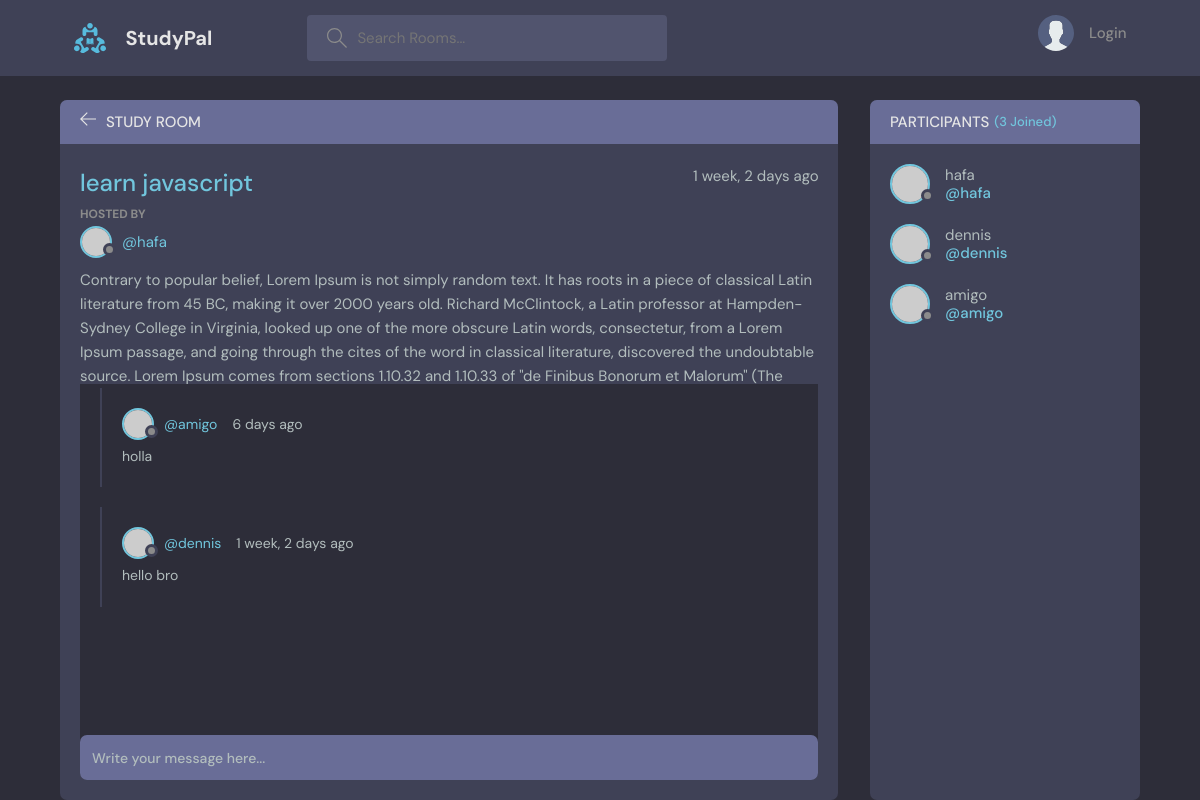
The page /room/1/ on the database its author committed.
### base/models.py (models this page shows, shortened)
class Room(models.Model):
    host = models.ForeignKey(User, on_delete=models.SET_NULL, null=True)
    topic = models.ForeignKey(Topic, on_delete=models.SET_NULL, null=True)
    name = models.CharField(max_length=100)
    description = models.TextField(null=True, blank=True)
    participants = models.ManyToManyField(
        User, related_name='participants', blank=True)
    updatedAt = models.DateTimeField(auto_now=True)
    createdAt = models.DateTimeField(auto_now_add=True)
    class Meta:
        ordering = ['-updatedAt', '-createdAt']

class Message(models.Model):
    user = models.ForeignKey(User, on_delete=models.CASCADE)
    room = models.ForeignKey(Room, on_delete=models.CASCADE)
    body = models.TextField()
    updatedAt = models.DateTimeField(auto_now=True)
    createdAt = models.DateTimeField(auto_now_add=True)
    class Meta:
        ordering = ['-updatedAt', '-createdAt']

### base/views.py (the view, shortened to what this page needs)
# urls.py: path('room/<str:pk>/', views.room, name='room'),
def room(request, pk):
    room = Room.objects.get(id=pk)
    room_messages = room.message_set.all()
    participants = room.participants.all()
    context = {'room': room, 'room_messages': room_messages,
               'participants': participants}
    return render(request, 'base/room.html', context)

### base/models.py (called while the page is built)
    def __str__(self):
        return self.name

### base/templates/base/room.html (shortened to what this page needs)
{% extends 'main.html' %} {% block content %}
<main class="profile-page layout layout--2">
  <div class="container">
    <div class="room">
      <div class="room__top">
        <div class="room__topLeft">
          <a href="{% url 'home' %}">
            <svg
              version="1.1"
              xmlns="http://www.w3.org/2000/svg"
              width="32"
              height="32"
              viewBox="0 0 32 32"
            >
              <title>arrow-left</title>
              <path
                d="M13.723 2.286l-13.723 13.714 13.719 13.714 1.616-1.611-10.96-10.96h27.625v-2.286h-27.625l10.965-10.965-1.616-1.607z"
              ></path>
            </svg>
          </a>
          <h3>Study Room</h3>
        </div>
      </div>
      <div class="room__box scroll">
        <div class="room__header scroll">
          <div class="room__info">
            <h3>{{room.name}}</h3>
            <span>{{room.createdAt|timesince}} ago</span>
          </div>
          <div class="room__hosted">
            <p>Hosted By</p>
            <a
              href="{% url 'user-profile' room.host.id %}"
              class="room__author"
            >
              <div class="avatar avatar--small">
                <img src="https://randomuser.me/api/portraits/men/37.jpg" />
              </div>
              <span>@{{room.host.username}}</span>
            </a>
          </div>
          <div class="room__details">{{room.description}}</div>
        </div>
        <div class="room__conversation">
          <div class="threads scroll">
            {% for message in room_messages %}
            <div class="thread">
              <div class="thread__top">
                <div class="thread__author">
                  <a
                    href="{% url 'user-profile' message.user.id %}"
                    class="thread__authorInfo"
                  >
                    <div class="avatar avatar--small">
                      <img
                        src="https://randomuser.me/api/portraits/men/37.jpg"
                      />
                    </div>
                    <span>@{{message.user}}</span>
                  </a>
                  <span class="thread__date"
                    >{{message.createdAt|timesince}} ago</span
                  >
                </div>
              </div>
              <div class="thread__details">{{message.body}}</div>
            </div>
            {% endfor %}
          </div>
        </div>
      </div>
      <div class="room__message">
        <form action="" method="POST">
          <input name="body" placeholder="Write your message here..." />
        </form>
      </div>
    </div>
    <div class="participants">
      <h3 class="participants__top">
        Participants <span>({{participants.count}} Joined)</span>
      </h3>
      <div class="participants__list scroll">
        {% for user in participants %}
        <a href="{% url 'user-profile' user.id %}" class="participant">
          <div class="avatar avatar--medium">
            <img src="https://randomuser.me/api/portraits/men/37.jpg" />
          </div>
          <p>
            {{user.username}}
            <span>@{{user.username}}</span>
          </p>
        </a>
        {% endfor %}
      </div>
    </div>
  </div>
</main>
{% endblock content %}

### rows shown on the page
Room: name "learn javascript", createdAt "1 week, 2 days", host.username "hafa", description "Contrary to popular belief, Lorem Ipsum is not simply random text. It has roots in a piece of classical Latin literature from 45 BC, making it over 2000 years old. Richard McClintock, a Latin professor at Hampden-Sydney College in Virginia, looked up one of the more obscure Latin words, consectetur, from a Lorem Ipsum passage, and going through the cites of the word in classical literature, discovered the undoubtable source. Lorem Ipsum comes from sections 1.10.32 and 1.10.33 of \"de Finibus Bonorum et Malorum\" (The…"
Message: user "amigo", createdAt "6 days", body "holla"
Message: user "dennis", createdAt "1 week, 2 days", body "hello bro"

### other values the page prints
{{ participants.count }} "3"
{{ user.username }} "hafa"
{{ user.username }} "dennis"
{{ user.username }} "amigo"
